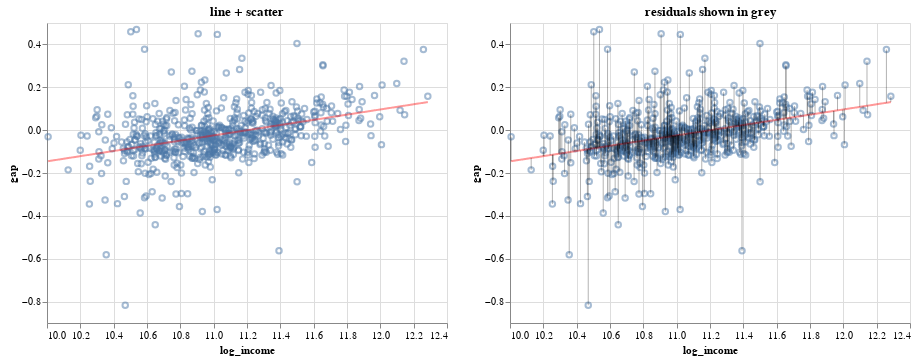

Notebook source saved alongside this figure:
### Code cell
# store data with fitted values and residuals
fit_df = pd.DataFrame({'log_income': x[:, 0], 
              'gap': y,
              'fitted': fitted,
              'residuals': resid})

# base chart
base = alt.Chart(fit_df).encode(
    x = alt.X('log_income', scale = alt.Scale(zero = False))
)

# data scatter
points = base.mark_point(opacity = 0.5).encode(y = 'gap')

# grid of values along regression line
line_df = pd.DataFrame({'log_income': np.linspace(x.min(), x.max(), 500)})
line_df['gap'] = line_df.log_income*slope + intercept

# plot line
line = alt.Chart(line_df).mark_line(
    color = 'red',
    opacity = 0.4
).encode(
    x = 'log_income',
    y = 'gap'
)

# show residuals as vertical lines
resids = base.mark_errorbar(opacity = 0.3).encode(
    y = 'gap',
    y2 = 'fitted'
)

# display
(points + line).properties(title = 'line + scatter') | (points + line + resids).properties(title = 'residuals shown in grey')

### Figure 1 — Vega-Lite specification as saved in the notebook (floating-point values rounded to 4 significant figures; data arrays with more than 128 entries replaced by an {"elided": "..."} marker saying what was removed)
{"config": {"view": {"continuousWidth": 400, "continuousHeight": 300}}, "hconcat": [{"layer": [{"data": {"name": "data-2927f12d98bf0f64f4263e0fd1298fe6"}, "mark": {"type": "point", "opacity": 0.5}, "encoding": {"x": {"type": "quantitative", "field": "log_income", "scale": {"zero": false}}, "y": {"type": "quantitative", "field": "gap"}}}, {"data": {"name": "data-8c9281d3a997bad761b4d10628a019f5"}, "mark": {"type": "line", "color": "red", "opacity": 0.4}, "encoding": {"x": {"type": "quantitative", "field": "log_income"}, "y": {"type": "quantitative", "field": "gap"}}}], "title": "line + scatter"}, {"layer": [{"data": {"name": "data-2927f12d98bf0f64f4263e0fd1298fe6"}, "mark": {"type": "point", "opacity": 0.5}, "encoding": {"x": {"type": "quantitative", "field": "log_income", "scale": {"zero": false}}, "y": {"type": "quantitative", "field": "gap"}}}, {"data": {"name": "data-8c9281d3a997bad761b4d10628a019f5"}, "mark": {"type": "line", "color": "red", "opacity": 0.4}, "encoding": {"x": {"type": "quantitative", "field": "log_income"}, "y": {"type": "quantitative", "field": "gap"}}}, {"data": {"name": "data-2927f12d98bf0f64f4263e0fd1298fe6"}, "mark": {"type": "errorbar", "opacity": 0.3}, "encoding": {"x": {"type": "quantitative", "field": "log_income", "scale": {"zero": false}}, "y": {"type": "quantitative", "field": "gap"}, "y2": {"field": "fitted"}}}], "title": "residuals shown in grey"}], "$schema": "https://vega.github.io/schema/vega-lite/v4.8.1.json", "datasets": {"data-2927f12d98bf0f64f4263e0fd1298fe6": {"elided": "625 records"}, "data-8c9281d3a997bad761b4d10628a019f5": {"elided": "500 records"}}}
